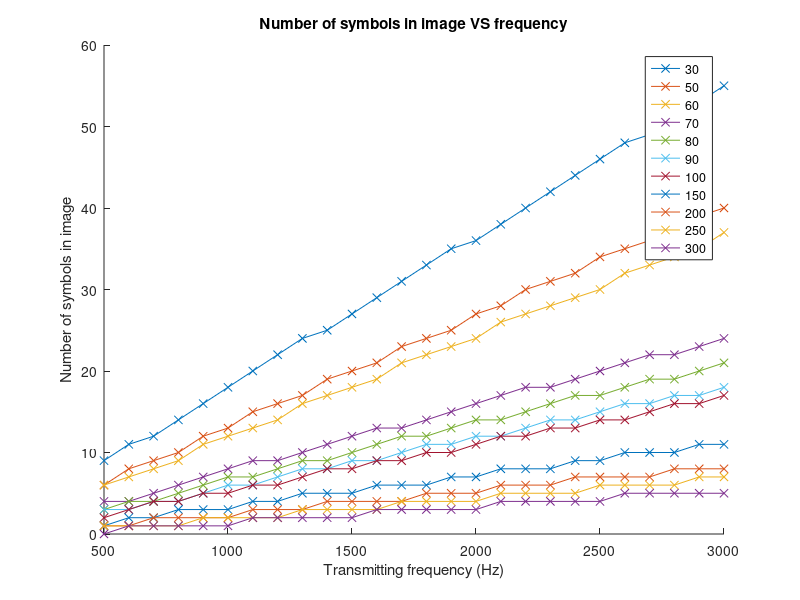

MATLAB code to generate this figure: (Note: this script raises an error after producing the figure.)
dist = [30,50,60,70,80,90,100,150,200,250,300];
pixels = [1760,1300,1180,780,676,588,548,368,280,234,184];
freq = 500:100:3000;
N_bits = zeros(length(freq),length(dist));
tr = 10.5*1e-6;

for f = 1:length(freq)
    for i = 1:length(pixels)
        N_bits(f,i) = floor(freq(f) * pixels(i) * tr);
    end
end

figure('Name','Number of symbols read at different distances');
hold on;

for i=1:length(dist)
    plot(freq, N_bits(:,i),'x-','DisplayName',num2str(dist(i)));
end
hold off;

title('Number of symbols in image VS frequency');
xlabel('Transmitting frequency (Hz)');
ylabel('Number of symbols in image');
lgd = legend('show');
lgd.FontSize = 15;
title(lgd,'Distance from light(cm)')